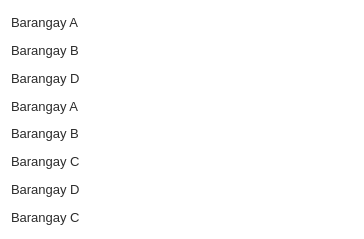
              <widget class="QWidget" name="scrollAreaWidgetContents_4">
               <property name="geometry">
                <rect>
                 <x>0</x>
                 <y>0</y>
                 <width>364</width>
                 <height>239</height>
                </rect>
               </property>
               <property name="font">
                <font>
                 <weight>75</weight>
                 <bold>true</bold>
                </font>
               </property>
               <property name="styleSheet">
                <string notr="true">background-color: white;
color:rgb(43, 43, 43);</string>
               </property>
               <layout class="QVBoxLayout" name="verticalLayout_6">
                <item>
                 <widget class="QWidget" name="widget" native="true">
                  <layout class="QVBoxLayout" name="verticalLayout_9">
                   <property name="leftMargin">
                    <number>0</number>
                   </property>
                   <property name="topMargin">
                    <number>0</number>
                   </property>
                   <property name="rightMargin">
                    <number>0</number>
                   </property>
                   <property name="bottomMargin">
                    <number>0</number>
                   </property>
                   <item>
                    <widget class="QLabel" name="label_17">
                     <property name="maximumSize">
                      <size>
                       <width>16777215</width>
                       <height>100</height>
                      </size>
                     </property>
                     <property name="font">
                      <font>
                       <pointsize>10</pointsize>
                      </font>
                     </property>
                     <property name="cursor">
                      <cursorShape>ArrowCursor</cursorShape>
                     </property>
                     <property name="frameShape">
                      <enum>QFrame::Box</enum>
                     </property>
                     <property name="frameShadow">
                      <enum>QFrame::Raised</enum>
                     </property>
                     <property name="lineWidth">
                      <number>0</number>
                     </property>
                     <property name="text">
                      <string>Barangay A</string>
                     </property>
                    </widget>
                   </item>
                   <item>
                    <widget class="QLabel" name="label_19">
                     <property name="maximumSize">
                      <size>
                       <width>16777215</width>
                       <height>100</height>
                      </size>
                     </property>
                     <property name="font">
                      <font>
                       <pointsize>10</pointsize>
                      </font>
                     </property>
                     <property name="cursor">
                      <cursorShape>ArrowCursor</cursorShape>
                     </property>
                     <property name="frameShape">
                      <enum>QFrame::Box</enum>
                     </property>
                     <property name="frameShadow">
                      <enum>QFrame::Raised</enum>
                     </property>
                     <property name="lineWidth">
                      <number>0</number>
                     </property>
                     <property name="text">
                      <string>Barangay B</string>
                     </property>
                    </widget>
                   </item>
                   <item>
                    <widget class="QLabel" name="label_31">
                     <property name="maximumSize">
                      <size>
                       <width>16777215</width>
                       <height>100</height>
                      </size>
                     </property>
                     <property name="font">
                      <font>
                       <pointsize>10</pointsize>
                      </font>
                     </property>
                     <property name="cursor">
                      <cursorShape>ArrowCursor</cursorShape>
                     </property>
                     <property name="frameShape">
                      <enum>QFrame::NoFrame</enum>
                     </property>
                     <property name="frameShadow">
                      <enum>QFrame::Plain</enum>
                     </property>
                     <property name="lineWidth">
                      <number>0</number>
                     </property>
                     <property name="text">
                      <string>Barangay D</string>
                     </property>
                    </widget>
                   </item>
                   <item>
                    <widget class="QLabel" name="label_21">
                     <property name="maximumSize">
                      <size>
                       <width>16777215</width>
                       <height>100</height>
                      </size>
                     </property>
                     <property name="font">
                      <font>
                       <pointsize>10</pointsize>
                      </font>
                     </property>
                     <property name="cursor">
                      <cursorShape>ArrowCursor</cursorShape>
                     </property>
                     <property name="frameShape">
                      <enum>QFrame::Box</enum>
                     </property>
                     <property name="frameShadow">
                      <enum>QFrame::Raised</enum>
                     </property>
                     <property name="lineWidth">
                      <number>0</number>
                     </property>
                     <property name="text">
                      <string>Barangay A</string>
                     </property>
                    </widget>
                   </item>
                   <item>
                    <widget class="QLabel" name="label_32">
                     <property name="maximumSize">
                      <size>
                       <width>16777215</width>
                       <height>100</height>
                      </size>
                     </property>
                     <property name="font">
                      <font>
                       <pointsize>10</pointsize>
                      </font>
                     </property>
                     <property name="cursor">
                      <cursorShape>ArrowCursor</cursorShape>
                     </property>
                     <property name="frameShape">
                      <enum>QFrame::Box</enum>
                     </property>
                     <property name="frameShadow">
                      <enum>QFrame::Raised</enum>
                     </property>
                     <property name="lineWidth">
                      <number>0</number>
                     </property>
                     <property name="text">
                      <string>Barangay B</string>
                     </property>
                    </widget>
                   </item>
                   <item>
                    <widget class="QLabel" name="label_16">
                     <property name="maximumSize">
                      <size>
                       <width>16777215</width>
                       <height>100</height>
                      </size>
                     </property>
                     <property name="font">
                      <font>
                       <pointsize>10</pointsize>
                      </font>
                     </property>
                     <property name="cursor">
                      <cursorShape>ArrowCursor</cursorShape>
                     </property>
                     <property name="frameShape">
                      <enum>QFrame::Box</enum>
                     </property>
                     <property name="frameShadow">
                      <enum>QFrame::Raised</enum>
                     </property>
                     <property name="lineWidth">
                      <number>0</number>
                     </property>
                     <property name="text">
                      <string>Barangay C</string>
                     </property>
                    </widget>
                   </item>
                   <item>
                    <widget class="QLabel" name="label_18">
                     <property name="maximumSize">
                      <size>
                       <width>16777215</width>
                       <height>100</height>
                      </size>
                     </property>
                     <property name="font">
                      <font>
                       <pointsize>10</pointsize>
                      </font>
                     </property>
                     <property name="cursor">
                      <cursorShape>ArrowCursor</cursorShape>
                     </property>
                     <property name="frameShape">
                      <enum>QFrame::NoFrame</enum>
                     </property>
                     <property name="frameShadow">
                      <enum>QFrame::Plain</enum>
                     </property>
                     <property name="lineWidth">
                      <number>0</number>
                     </property>
                     <property name="text">
                      <string>Barangay D</string>
                     </property>
                    </widget>
                   </item>
                   <item>
                    <widget class="QLabel" name="label_30">
                     <property name="maximumSize">
                      <size>
                       <width>16777215</width>
                       <height>100</height>
                      </size>
                     </property>
                     <property name="font">
                      <font>
                       <pointsize>10</pointsize>
                      </font>
                     </property>
                     <property name="cursor">
                      <cursorShape>ArrowCursor</cursorShape>
                     </property>
                     <property name="frameShape">
                      <enum>QFrame::Box</enum>
                     </property>
                     <property name="frameShadow">
                      <enum>QFrame::Raised</enum>
                     </property>
                     <property name="lineWidth">
                      <number>0</number>
                     </property>
                     <property name="text">
                      <string>Barangay C</string>
                     </property>
                    </widget>
                   </item>
                  </layout>
                 </widget>
                </item>
               </layout>
              </widget>
